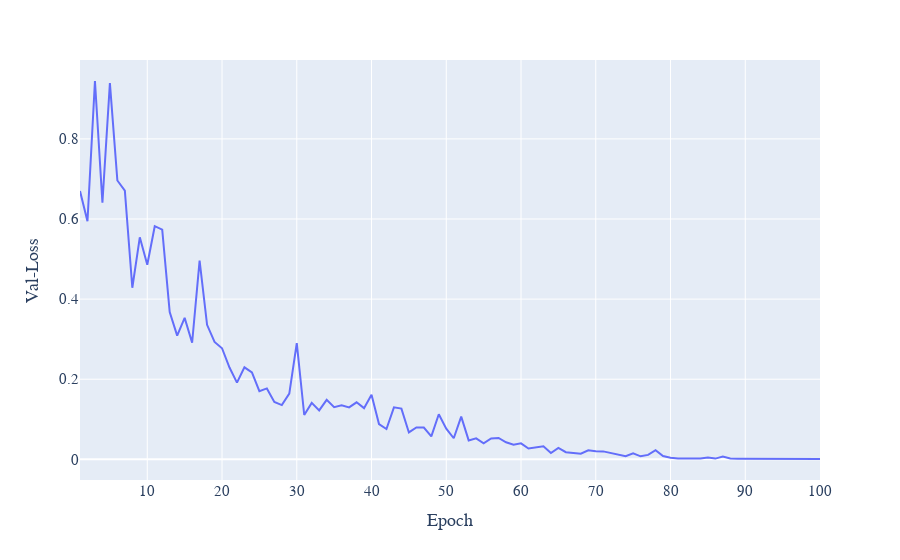

Source (notebook cell):
### Code cell
fig=px.line(df_complicated,x='epoch',y='val/loss',render_mode='svg')
fig.update_xaxes(title_text='Epoch')
fig.update_yaxes(title_text='Val-Loss')
fig.update_layout(font_family="Times New Roman",font_size=15)
fig.write_image("val_loss.svg")
fig.show()
svg_to_pdf('val_loss.svg', 'train4/pdf/val_loss.pdf')

### Figure 1 — Plotly figure (JSON) as saved in the notebook; plotly's stock layout.template omitted (floating-point values rounded to 4 significant figures)
{"data": [{"hovertemplate": "epoch=%{x}<br>val/loss=%{y}<extra></extra>", "legendgroup": "", "line": {"color": "#636efa", "dash": "solid"}, "marker": {"symbol": "circle"}, "mode": "lines", "name": "", "orientation": "v", "showlegend": false, "type": "scatter", "x": [1, 2, 3, 4, 5, 6, 7, 8, 9, 10, 11, 12, 13, 14, 15, 16, 17, 18, 19, 20, 21, 22, 23, 24, 25, 26, 27, 28, 29, 30, 31, 32, 33, 34, 35, 36, 37, 38, 39, 40, 41, 42, 43, 44, 45, 46, 47, 48, 49, 50, 51, 52, 53, 54, 55, 56, 57, 58, 59, 60, 61, 62, 63, 64, 65, 66, 67, 68, 69, 70, 71, 72, 73, 74, 75, 76, 77, 78, 79, 80, 81, 82, 83, 84, 85, 86, 87, 88, 89, 90, 91, 92, 93, 94, 95, 96, 97, 98, 99, 100], "xaxis": "x", "y": [0.67, 0.5944, 0.9445, 0.6407, 0.9392, 0.6961, 0.6709, 0.4284, 0.5542, 0.4858, 0.582, 0.5736, 0.3678, 0.3088, 0.3531, 0.2911, 0.496, 0.3359, 0.2931, 0.2773, 0.2293, 0.1914, 0.2298, 0.2172, 0.1702, 0.1771, 0.1434, 0.1356, 0.164, 0.2901, 0.1107, 0.141, 0.1221, 0.1486, 0.1303, 0.1347, 0.1296, 0.1423, 0.1278, 0.1611, 0.08817, 0.07584, 0.1298, 0.1267, 0.06716, 0.07977, 0.07938, 0.05742, 0.1125, 0.07669, 0.05266, 0.1066, 0.04724, 0.05243, 0.03989, 0.05231, 0.05341, 0.0425, 0.03664, 0.03986, 0.02692, 0.03005, 0.03262, 0.01563, 0.0287, 0.01793, 0.01584, 0.01389, 0.02244, 0.02011, 0.01989, 0.01553, 0.01159, 0.00767, 0.01501, 0.00753, 0.01104, 0.02298, 0.00841, 0.0042, 0.00227, 0.00166, 0.00261, 0.00227, 0.00447, 0.00186, 0.00696, 0.00195, 0.00179, 0.00168, 0.0022, 0.00291, 0.00156, 0.00108, 0.00166, 0.00112, 0.00106, 0.001, 0.00102, 0.00086], "yaxis": "y"}], "layout": {"font": {"family": "Times New Roman", "size": 15}, "legend": {"tracegroupgap": 0}, "margin": {"t": 60}, "xaxis": {"anchor": "y", "domain": [0, 1], "title": {"text": "Epoch"}}, "yaxis": {"anchor": "x", "domain": [0, 1], "title": {"text": "Val-Loss"}}}}
